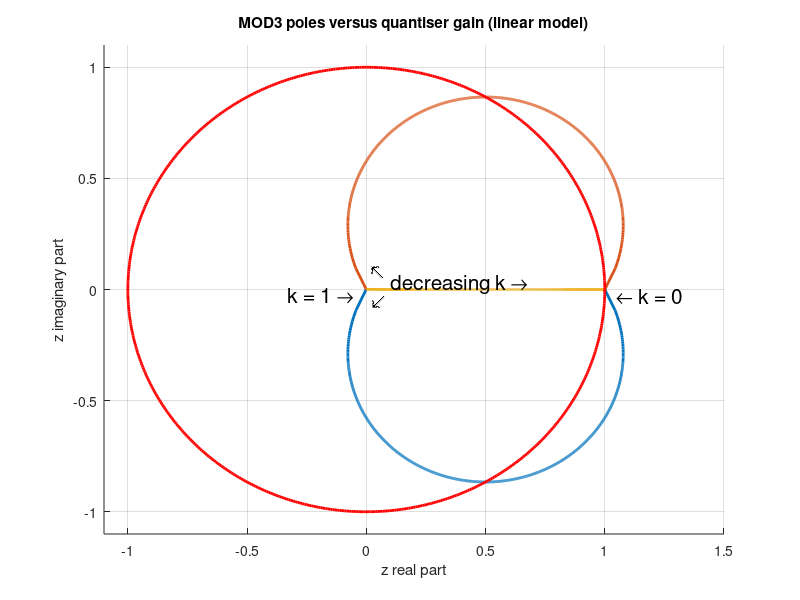

This chart was generated by the following MATLAB code:
hold on;
pix = 1;
%
% Run k from 0 to 1 in 0.001 increments and find the NTF pole positions
% (roots of the NTF denominator) at each k.
% Then plot the root loci as k goes from 0 to 1.
% Make a note too of the first value of k for which any poles cross the
% |z|=1 unit circle.
%
stablek = 0;
foundk = 0;
%
% Find pole positions as k varies 0 to 1
%
for k = 1e-9:0.001:1.0001
  p = [1 3*k-3 3-3*k k-1];	% Vector of pole polynomial coeffs for this k.
  [r1] = roots(p);		% Find polynomial roots (pole locations).
  r1a(pix) = r1(1);
  r1b(pix) = r1(2);
  r1c(pix) = r1(3)+0i;		% Make this pole complex for plotting.
  if((foundk==0) && (abs(r1a(pix)) < 1))	% Inside unit circle?
     stablek = k;
     foundk = 1;
  end
pix = pix + 1;
end
%
% Plot pole loci
%
plot(r1a', '-', 'LineWidth', 2);
plot(r1b', '-', 'LineWidth', 2);
plot(r1c', '-', 'LineWidth', 2);
polemessage = sprintf('Poles inside unit circle for k < %f\n',stablek);
disp(polemessage);
%
% Plot |z|=1 unit circle in red
%
cl = [-0.01:0.01:2*pi]';
ppoints = [cos(cl) sin(cl)];
plot(ppoints(:,1), ppoints(:,2), '-r', 'LineWidth', 2);
hold off;
%
% Add some annotation
%
grid on;
axis([-1.1 1.5 -1.1 1.1]);
title('MOD3 poles versus quantiser gain (linear model)');
xlabel('z real part');
ylabel('z imaginary part');
text(-0.05,-0.025,'k = 1 \rightarrow','HorizontalAlignment','right','FontSize',15);
text(1.05,-0.025,'\leftarrow k = 0','HorizontalAlignment','left','FontSize',15);
text(0.1,0.025,'decreasing k \rightarrow','HorizontalAlignment','left','FontSize',15);
text(0.075,0.05,'\leftarrow','HorizontalAlignment','right','FontSize',15,'Rotation',-45);
text(0.075,-0.025,'\leftarrow','HorizontalAlignment','right','FontSize',15,'Rotation',45);
shg;
